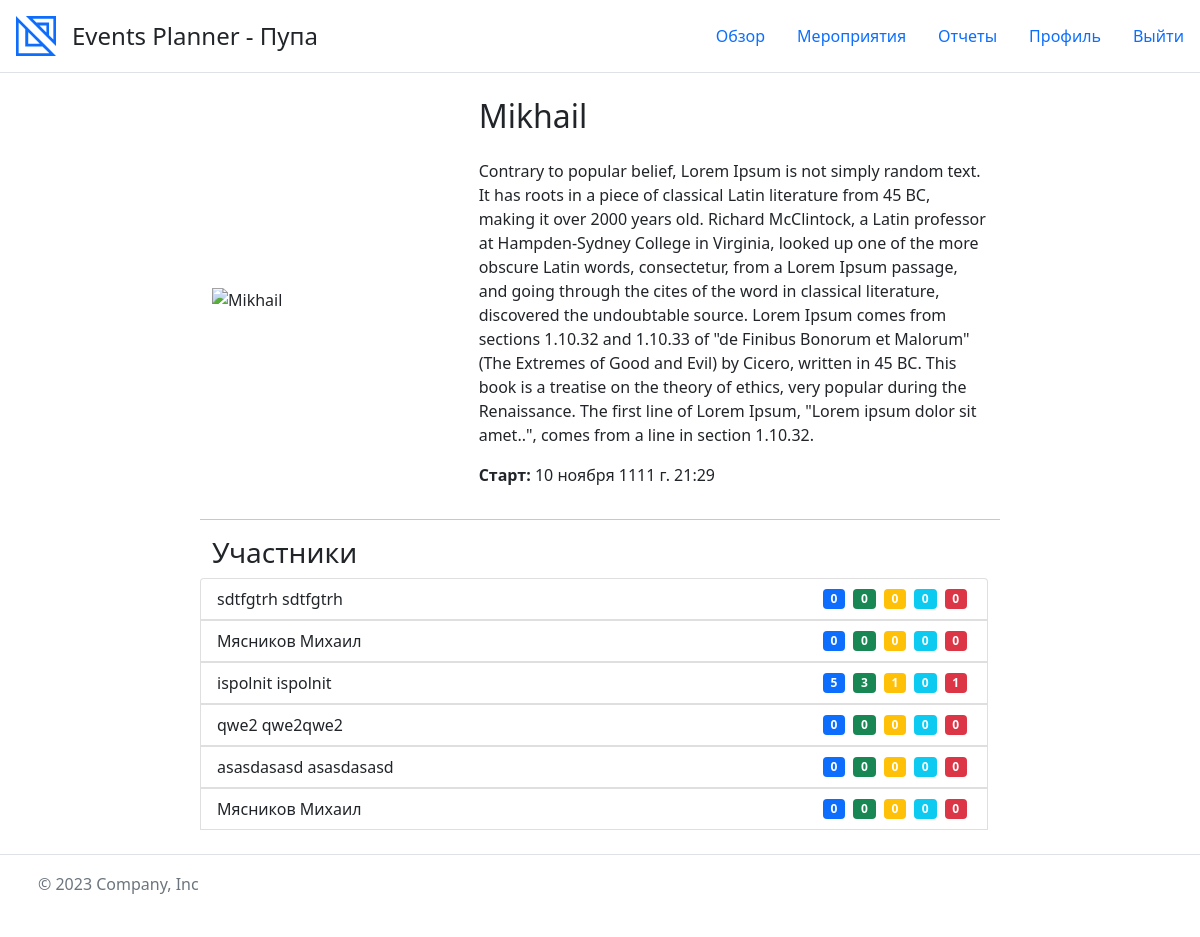
The page /events/7/ (signed in) on the database as committed earlier.
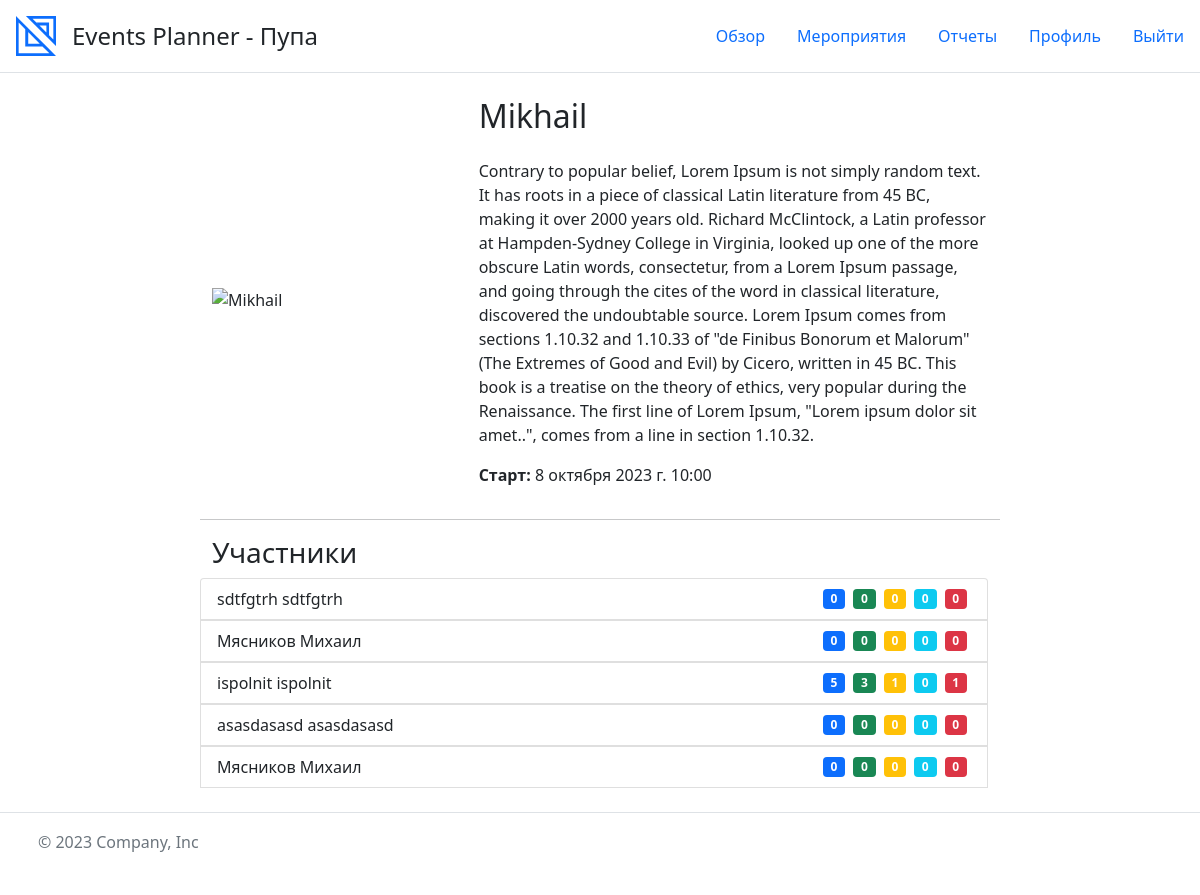
The same page on the database as committed later.
### core/models.py (models this page shows, shortened)
class Event(models.Model):
    name = models.CharField(max_length=100, verbose_name='Название')
    organization = models.ForeignKey(Organization, blank=True, null=True, on_delete=models.CASCADE,
                                     verbose_name='Организация')
    description = models.TextField(max_length=16000, blank=True, null=True, verbose_name='Описание')
    location = models.CharField(max_length=200, blank=True, null=True, verbose_name='Место проведения')
    start_date = models.DateTimeField(verbose_name='Дата начала')
    end_date = models.DateTimeField(verbose_name='Дата окончания')
    photo = models.ImageField(upload_to=UniqueUploadName('images/events/'), blank=True,
                              verbose_name='Изображение')
    responsible_tasks = models.ManyToManyField(CustomUser, blank=True, verbose_name='Ответственные за задачи')
    class Meta:
        verbose_name = 'Мероприятие'
        verbose_name_plural = 'Мероприятия'

class EventUser(models.Model):
    event = models.ForeignKey(Event, on_delete=models.CASCADE, verbose_name='Мероприятие')
    user = models.ForeignKey(CustomUser, on_delete=models.CASCADE, verbose_name='Участник мероприятия')
    class Meta:
        verbose_name = 'Участник мероприятия'
        verbose_name_plural = 'Участники мероприятий'

class CustomUser(AbstractUser):
    tg_id = models.CharField(max_length=30, verbose_name='Id Телеграм', blank=True, null=True)
    organization = models.ForeignKey(Organization, blank=True, null=True, on_delete=models.CASCADE,
                                     verbose_name='Организация')
    objects = CustomUserManager()
    def __str__(self):
        return f'{self.last_name} {self.first_name}'
    class Meta:
        verbose_name = 'Пользователь'
        verbose_name_plural = 'Пользователи'

class TaskState(models.Model):
    name = models.CharField(max_length=50, verbose_name='Название')
    class Meta:
        verbose_name = 'Статус задачи'
        verbose_name_plural = 'Статусы задач'

class EventTask(models.Model):
    name = models.CharField(max_length=50, verbose_name='Название')
    description = models.TextField(max_length=16000, blank=True, null=True, verbose_name='Описание')
    event_user = models.ForeignKey(EventUser, on_delete=models.CASCADE, verbose_name='Сотрудник')
    state = models.ForeignKey(TaskState, on_delete=models.CASCADE, verbose_name='Статус',
                              default=TaskState.objects.get(name='Новая').pk)
    photo = models.ImageField(upload_to=UniqueUploadName('images/event_tasks/'), blank=True,
                              verbose_name='Изображение')
    start_date = models.DateTimeField(verbose_name='Дата начала')
    plan_end_date = models.DateTimeField(verbose_name='Плановая дата окончания')
    actual_end_date = models.DateTimeField(blank=True, null=True, verbose_name='Фактическая дата окончания')
    class Meta:
        verbose_name = 'Задача мероприятия'
        verbose_name_plural = 'Задачи мероприятий'

### frontend/views.py (the view, shortened to what this page needs)
# urls.py: path('events/<int:event_id>/', views.event_view, name='event'),
@login_required
@permission_required('core.view_event', raise_exception=True)
def event_view(request, event_id):
    event = get_object_or_404(Event, id=event_id)
    event_employees = EventUser.objects.filter(event=event)
    organization_employees = CustomUser.objects.filter(
        organization=request.user.organization,
        groups__name='Исполняющий персонал'
    ).exclude(
        id__in=event_employees.values_list('user__id', flat=True)
    )
    task_states = TaskState.objects.all()
    if event.organization != request.user.organization:
        raise PermissionDenied
    form = None
    return render(request, 'event.html', {'event': event, 'form': form, 'event_employees': event_employees,
                                          'organization_employees': organization_employees, 'task_states': task_states})

### event_planner/context_processors.py (called while the page is built)
def current_page(request):
    current_url = resolve(request.path_info).url_name
    return {'current_url': current_url}

### frontend/templatetags/custom_filters.py (called while the page is built)
@register.filter
def get_state_color(state_name):
    if state_name == 'Выполнена':
        return 'bg-success'
    elif state_name == 'В процессе':
        return 'bg-info'
    elif state_name == 'Новая':
        return 'bg-warning'
    elif state_name == 'Не выполнена':
        return 'bg-danger'
    else:
        return 'bg-secondary'

@register.filter
def tasks_count(event_tasks, state):
    return len(event_tasks.filter(state=state))

### templates/event.html (shortened to what this page needs)
{% extends 'base.html' %}
{% load static %}
{% load custom_filters %}
{% block content %}
    <div class="row">
        {% if form %}
            <div class="col-md-8 offset-md-2">
                <h2 class="mt-5 mb-4">Изменение мероприятия</h2>
                <form method="POST" enctype="multipart/form-data">
                    {% csrf_token %}
                    {{ form.media }}
                    {% for field in form %}
                        <div class="form-group">
                            <label for="{{ field.id_for_label }}">{{ field.label }}</label>
                            {% if field.name == 'photo' %}
                                {% if form.instance.photo %}
                                    <img id="image-preview" src="{{ form.instance.photo.url }}"
                                         alt="{{ form.instance.name }}"
                                         class="img-fluid">
                                {% else %}
                                    <img id="image-preview" src="{% static 'img/default_event_photo.jpg' %}"
                                         alt="{{ event.name }}" class="img-fluid">
                                {% endif %}
                                {{ field|add_onchange:'previewImage(this)' }}
                            {% else %}
                                {{ field|add_class:'form-control' }}
                            {% endif %}
                        </div>
                    {% endfor %}
                    <button type="submit" class="btn btn-primary mt-3">Сохранить</button>
                </form>
            </div>
        {% else %}
            <div class="col-md-4 d-flex align-items-center">
                {% if event.photo %}
                    <img src="{{ event.photo.url }}" alt="{{ event.name }}" class="img-fluid">
                {% else %}
                    <img src="{% static 'img/default_event_photo.jpg' %}" alt="{{ event.name }}"
                         class="img-fluid">
                {% endif %}
            </div>
            <div class="col-md-8">
                <h2 class="mb-4">{{ event.name }}</h2>
                <p class="text-break">{{ event.description }}</p>
                <p><strong>Старт:</strong> {{ event.start_date }}</p>
            </div>
            <hr class="mt-3">
            {% include 'event_employees.html' %}
        {% endif %}
    </div>
{% endblock %}

### templates/event_employees.html (shortened to what this page needs)
{% load custom_filters %}
{% if event_employees %}
    <h3>Участники</h3>
    <div class="list-group">
        {% for event_employee in event.eventuser_set.all %}
            <button type="button"
                    class="list-group-item list-group-item-action d-flex justify-content-between align-items-center"
                    data-bs-toggle="collapse" data-bs-target="#tasks{{ event_employee.id }}"
                    aria-controls="tasks{{ event_employee.id }}">
                {{ event_employee.user }}
                <div class="d-flex justify-content-around">
                    <span class="badge bg-primary badge-pill mx-1">{{ event_employee.eventtask_set.count }}</span>
                    {% for state in task_states %}
                        <span class="badge badge-pill {{ state.name|get_state_color }} mx-1"
                              data-toggle="tooltip" data-placement="top" title="{{ state.name }}">
                            {{ event_employee.eventtask_set|tasks_count:state }}
                        </span>
                    {% endfor %}
                </div>
            </button>
        {% endfor %}
    </div>
{% else %}
    <p>Нет участников</p>
{% endif %}

Rows that differ between the two databases and show on the page:
removed EventUser: user "qwe2 qwe2qwe2", eventtask_set.count "0", eventtask_set|tasks_count "0"
changed Event "Mikhail": start_date "10 ноября 1111 г. 21:29" → "8 октября 2023 г. 10:00"
